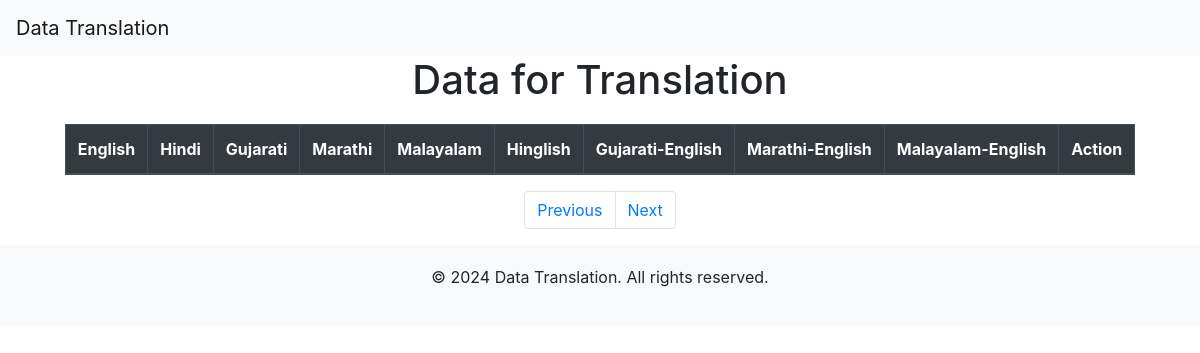
The app's page /myapp/display/4/, older data.
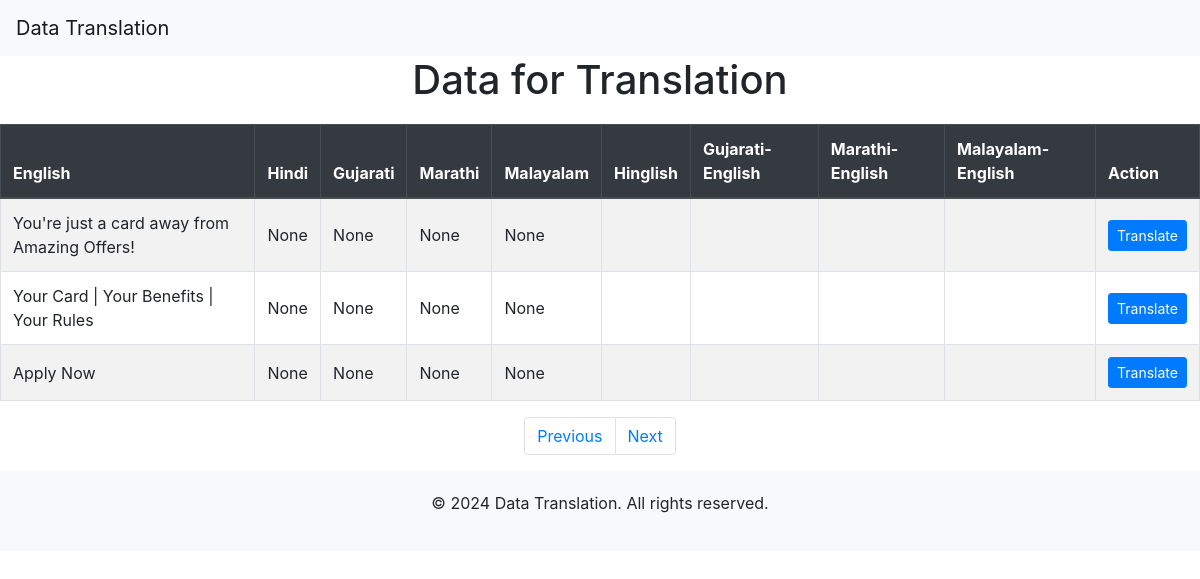
The same page, newer data.
### myapp/models.py (models this page shows, shortened)
class ExtractedData(models.Model):
    uploaded_image = models.ForeignKey(UploadedImage, on_delete=models.CASCADE)
    extracted_data = models.TextField(default = [])
    hindi = models.TextField(null=True, blank=True)
    gujarati = models.TextField(null=True, blank=True)
    marathi = models.TextField(null=True, blank=True)
    malayalam = models.TextField(null=True, blank=True)
    class Meta:
        verbose_name = "ExtractedData"
        verbose_name_plural = "ExtractedData"

### myapp/views.py (the view)
# urls.py: path('display/<int:image_id>/', display_data, name='display_data'),
def display_data(request, image_id):
    extracted_data = ExtractedData.objects.filter(uploaded_image_id=image_id)
    return render(request, 'myapp/display_data.html', {'extracted_data': extracted_data})

### myapp/templates/myapp/display_data.html (shortened to what this page needs)
<!DOCTYPE html>
<html lang="en">
<head>
    <link href="https://maxcdn.bootstrapcdn.com/bootstrap/4.5.2/css/bootstrap.min.css" rel="stylesheet">
</head>
<body>
    <nav class="navbar navbar-expand-lg navbar-light bg-light fixed-top">
        <a class="navbar-brand" href="#">Data Translation</a>
    </nav>
    <div class="container" style="padding-right: 0px !important;padding-left: 0px !important;max-width: fit-content;">
        <h1 class="text-center">Data for Translation</h1>
        <div class="table-responsive">
            <table class="table table-striped table-bordered table-hover">
                <thead class="thead-dark">
                    <tr>
                        <th>English</th>
                        <th>Hindi</th>
                        <th>Gujarati</th>
                        <th>Marathi</th>
                        <th>Malayalam</th>
                        <th>Hinglish</th>
                        <th>Gujarati-English</th>
                        <th>Marathi-English</th>
                        <th>Malayalam-English</th>
                        <th>Action</th>
                    </tr>
                </thead>
                <tbody>
                    {% for data in extracted_data %}
                    <tr>
                        <td>{{ data.extracted_data }}</td>
                        <td>{{ data.hindi }}</td>
                        <td>{{ data.gujarati }}</td>
                        <td>{{ data.marathi }}</td>
                        <td>{{ data.malayalam }}</td>
                        <td>{{ data.hinglish }}</td>
                        <td>{{ data.gujarati_english }}</td>
                        <td>{{ data.marathi_english }}</td>
                        <td>{{ data.malayalam_english }}</td>
                        <td><a class="btn btn-primary btn-sm" href="{% url 'translate' data.id %}">Translate</a></td>
                    </tr>
                    {% endfor %}
                </tbody>
            </table>
        </div>
        <nav aria-label="Page navigation">
            <ul class="pagination">
                <li class="page-item"><a class="page-link" href="#">Previous</a></li>
                <li class="page-item"><a class="page-link" href="#">Next</a></li>
            </ul>
        </nav>
    </div>
    <footer>
        <div class="container">
            <p>&copy; 2024 Data Translation. All rights reserved.</p>
        </div>
    </footer>
</body>
</html>

Row changes from the older to the newer data that the page shows:
added ExtractedData: extracted_data "You're just a card away from Amazing Offers!", hindi "None", gujarati "None", marathi "None", malayalam "None"
added ExtractedData: extracted_data "Your Card | Your Benefits | Your Rules", hindi "None", gujarati "None", marathi "None", malayalam "None"
added ExtractedData: extracted_data "Apply Now", hindi "None", gujarati "None", marathi "None", malayalam "None"
